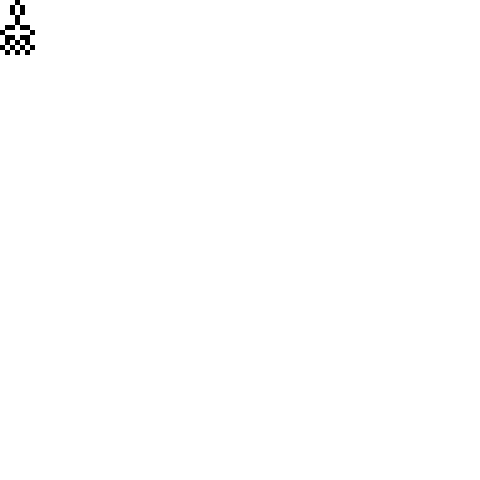
Frame 1 (no input)
Frame 60 (the mouse pressed at the canvas centre just before this capture): identical to frame 1, image omitted
Frame 120 (the mouse held since frame 60 and released just before this capture): identical to frame 1, image omitted

The Processing sketch that drew this single still picture (run headless with seeded random() and noise(); from frame 60 on, the mouse is pressed at the canvas centre):

// Processing sketch: PixelRobotTest
// ── PixelRobotTest.pde
// Retrieved from http://web.archive.org/web/20080304162908/http://www.davebollinger.com/works/pixelrobots/applet/PixelRobots.pde.txt
// Pixel Robots
// David Bollinger, May 2006
// http://www.davebollinger.com
// for Processing 0115 beta
//

int SQUARE_PIXELS = 480;
//int currentSeed = 0;
int robot_num = 0x1af824;
int robot_scale = 5;
PixelRobot robot;
boolean PRINT_ROBOT = true;

void setup() {
  size(480, 480);
  robot = new PixelRobot();
  // framerate(30);
}

void draw() {
  background(color(255,255,255));
  robot.setScales(5, 5);
  robot.setMargins(1, 1);
  robot.generate(robot_num);
  robot.draw(0, 0);
}


class PixelRobot {
  // these are black magic voodoo values
  static final int cols = 7;
  static final int rows = 11;
  // possible values for the grid array
  static final int EMPTY = 0; // aka "WHITE SPACE"
  static final int AVOID = 1; // aka "GUTS" or "INSIDES"
  static final int SOLID = 2; // aka "SKIN" or "OUTLINE"
  // the grid; only 4 columns of storage are really needed due to
  // symmetry, but the full 7 columns are allocated and processed,
  // which makes it easier to play with assymetrical designs etc.
  int[][] grid;
  // colors for filling EMPTY/AVOID and SOLID areas, respectively
  color bgcolor, fgcolor;
  // scaling values (in pixel units)
  int xscale, yscale;
  // margins (in pixel units)
  int xmargin, ymargin;
  PixelRobot() {
    grid = new int[rows][cols];
    bgcolor = color(255,255,255);
    fgcolor = color(0,0,0);
    xscale = yscale = 2;
    xmargin = ymargin = 1;
  }
  //
  int getHeight() {
    return rows*yscale+ymargin;
  }
  //
  int getWidth() {
    return cols*xscale+xmargin;
  }
  //
  void setMargins(int xm, int ym) {
    xmargin = xm;
    ymargin = ym;
  }
  //
  void setScales(int xs, int ys) {
    xscale = xs;
    yscale = ys;
  }
  // generate the robot pattern for the given seed
  void generate(int seed) {
    // HEAD
    int hseed = (seed) & 0xff;
    grid[1][1]  = ((hseed&1)>0)   ? AVOID : EMPTY;
    grid[1][2]  = ((hseed&2)>0)   ? AVOID : EMPTY;
    grid[1][3]  = ((hseed&4)>0)   ? AVOID : EMPTY;
    grid[2][1]  = ((hseed&8)>0)   ? AVOID : EMPTY;
    grid[2][2]  = ((hseed&16)>0)  ? AVOID : EMPTY;
    grid[2][3]  = ((hseed&32)>0)  ? AVOID : EMPTY;
    grid[3][2]  = ((hseed&64)>0)  ? AVOID : EMPTY;
    grid[3][3]  = ((hseed&128)>0) ? AVOID : EMPTY;
    // BODY
    int bseed = (seed>>8) & 0xff;
    grid[4][3]  = ((bseed&1)>0)   ? AVOID : EMPTY;
    grid[5][1]  = ((bseed&2)>0)   ? AVOID : EMPTY;
    grid[5][2]  = ((bseed&4)>0)   ? AVOID : EMPTY;
    grid[5][3]  = ((bseed&8)>0)   ? AVOID : EMPTY;
    grid[6][1]  = ((bseed&16)>0)  ? AVOID : EMPTY;
    grid[6][2]  = ((bseed&32)>0)  ? AVOID : EMPTY;
    grid[6][3]  = ((bseed&64)>0)  ? AVOID : EMPTY;
    grid[7][3]  = ((bseed&128)>0) ? AVOID : EMPTY;
    // FEET
    int fseed = (seed>>16) & 0xff;
    grid[8][3]  = ((fseed&1)>0)   ? AVOID : EMPTY;
    grid[9][1]  = ((fseed&2)>0)   ? AVOID : EMPTY;
    grid[9][2]  = ((fseed&4)>0)   ? AVOID : EMPTY;
    grid[9][3]  = ((fseed&8)>0)   ? AVOID : EMPTY;
    grid[10][0] = ((fseed&16)>0)  ? AVOID : EMPTY;
    grid[10][1] = ((fseed&32)>0)  ? AVOID : EMPTY;
    grid[10][2] = ((fseed&64)>0)  ? AVOID : EMPTY;
    grid[10][3] = ((fseed&128)>0) ? AVOID : EMPTY;
    // edge detector
    // wrap the AVOIDs with SOLIDs where EMPTY
    for (int r=0; r<rows; r++) {
      for (int c=0; c<=cols/2; c++) {
        int here = grid[r][c];
        if (here != EMPTY) continue;
        boolean needsolid = false;
        if ((c>0) && (grid[r][c-1]==AVOID)) needsolid=true;
        if ((c<cols-1) && (grid[r][c+1]==AVOID)) needsolid=true;
        if ((r>0) && (grid[r-1][c]==AVOID)) needsolid=true;
        if ((r<rows-1) && (grid[r+1][c]==AVOID)) needsolid=true;
        if (needsolid)
          grid[r][c] = SOLID;
      }
    }
    // mirror left side into right side, force symmetry
    for (int r=0; r<rows; r++) {
      grid[r][4] = grid[r][2];
      grid[r][5] = grid[r][1];
      grid[r][6] = grid[r][0];
    }
  } 
  // draw the robot at given coordinates
  void draw(int basex, int basey) {
    noStroke();
    for (int r=0; r<rows; r++) {
      int y1 = basey + ymargin/2 + r * yscale;
      for (int c=0; c<cols; c++) {
        int x1 = basex + xmargin/2 + c * xscale;
        int m = grid[r][c];
        switch(m) {
          case EMPTY :
          case AVOID : fill(bgcolor); break;
          case SOLID : fill(fgcolor); break;
        }
	if (PRINT_ROBOT) print(m == SOLID ? "X" : " ");
        rect(x1,y1,xscale,yscale);
      }
      if (PRINT_ROBOT) println();
    }
    if (PRINT_ROBOT) PRINT_ROBOT=false;
  } 

}
